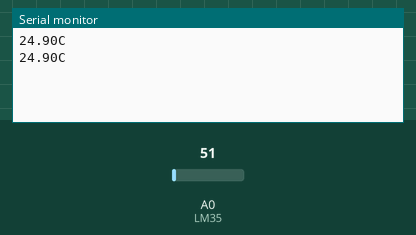
Recording of a sketch running on a simulated Arduino Uno, built with avr-gcc and run on an emulated ATmega328P. On the bench: the last lines printed to the serial monitor. Inputs (shaded band) come from the test bench; at power-on: A0 (LM35) = 51.

Above: at 1.8 s.
1.9 s: A0 (LM35) set to 61
At 2.8 s:
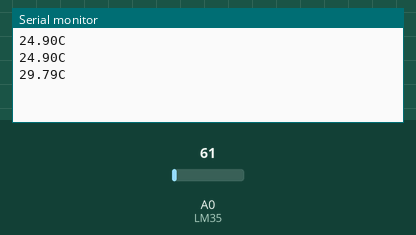
3.4 s: A0 (LM35) set to 71
At 4.3 s:
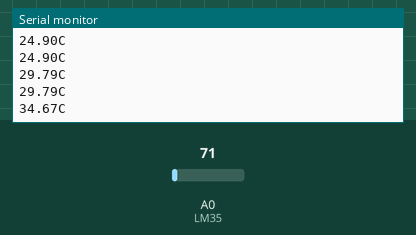
Timing chart, 0 to 6.4 s (numbered marks = the images above; inputs shaded):
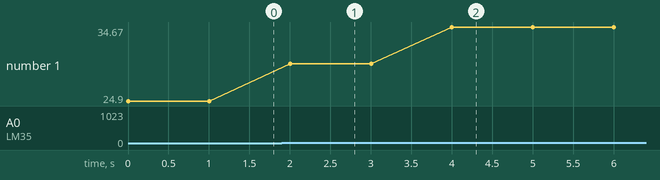

Measured:
- after the input at 1.9 s, the serial monitor: prints a new line after 0.10 s (image 1)
- after the input at 3.4 s, the serial monitor: prints a new line after 0.60 s (image 2)
- plotted number 1: 24.9 → 29.79 after the input at 1.9 s, 29.79 → 34.67 after the input at 3.4 s

The sketch:

Lm35.ino
```cpp
const int LM35=A0;

 // LM35 - Sensor de temperatura
void setup() {
 Serial.begin(9600);

}

void loop() {
   int val = analogRead(LM35);
   float celsius = ((float)val*5000.0/1024.0)/10.0;
   Serial.print(celsius);
   Serial.println("C");
   delay(1000);

}
```
